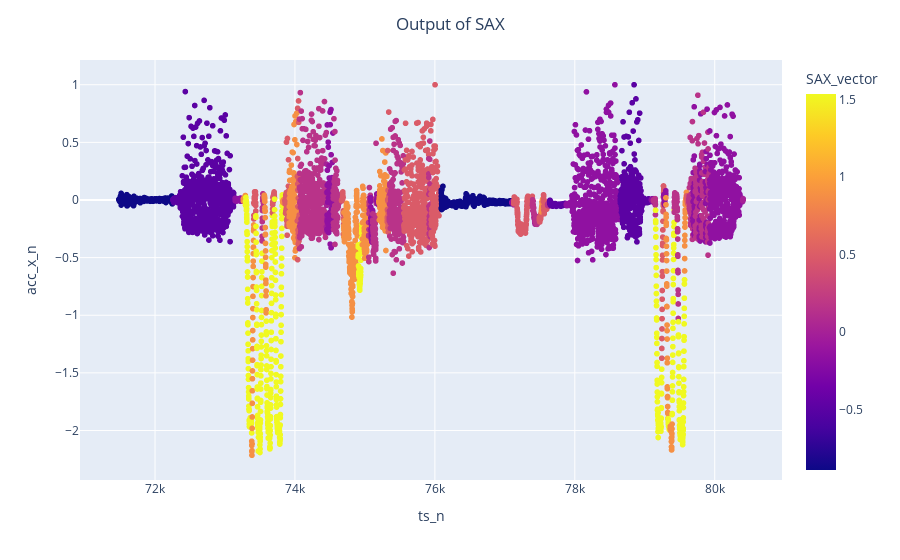
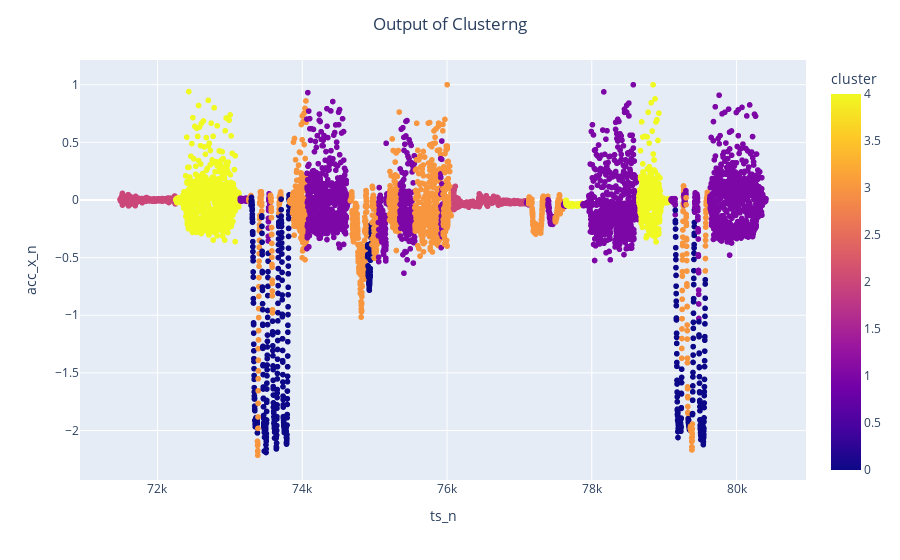
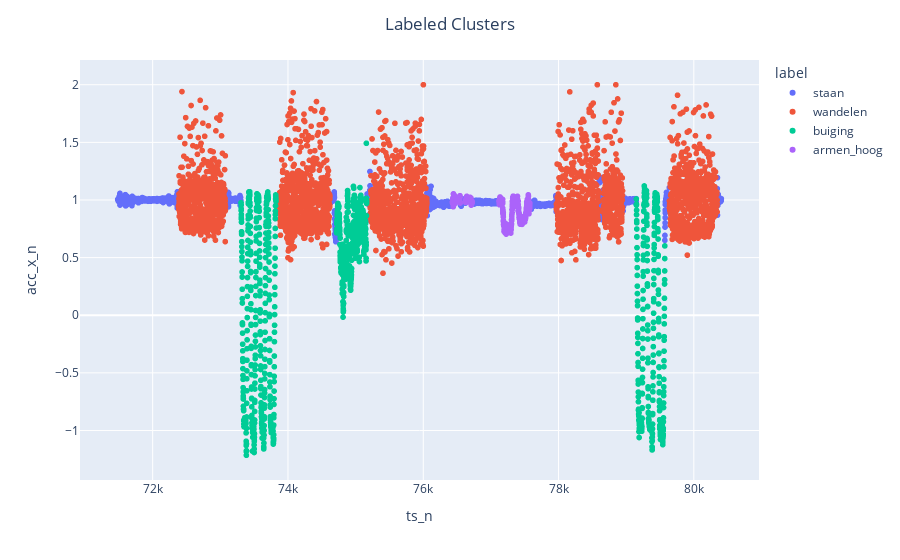
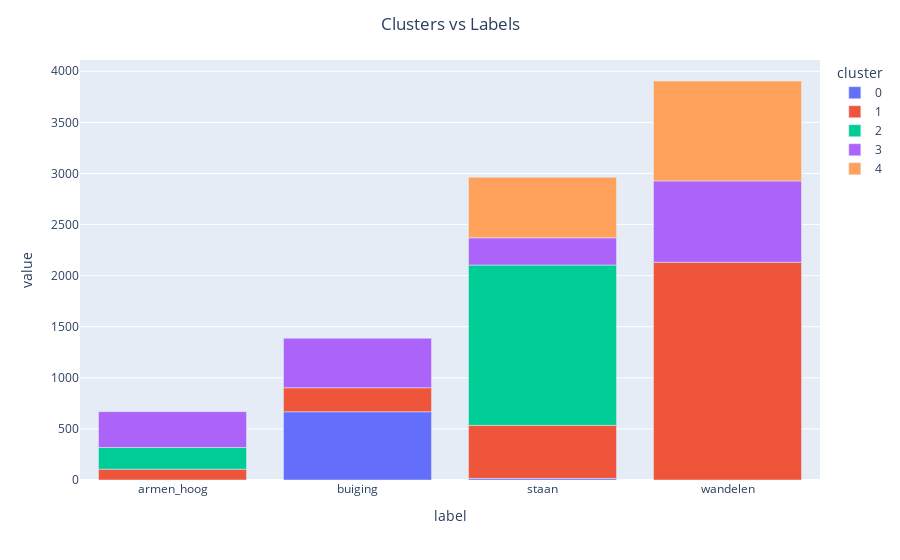

Source (notebook cell) for these figures, in order:
### Code cell
# user input 1
file_type = 'labeled' 
file_name = 'AW01-HBS-COMBINED-2022-11-8-14-16-48-1667918184-v1.4.3+lucina-buzz.csv'
features = ['acc_x_n','acc_y_n','acc_z_n']
y = 'acc_x_n'
preprocesses = ['filter','sax'] # write in order
model = 'k_means'
number_cluster = 5
data= user_input(file_type, file_name,features, preprocesses, model, number_cluster,y)
data.head()

### Figure 1 — Plotly figure (JSON) as saved in the notebook; plotly's stock layout.template omitted (floating-point values rounded to 4 significant figures; data arrays with more than 128 entries replaced by an {"elided": "..."} marker saying what was removed)
{"data": [{"hovertemplate": "ts_n=%{x}<br>acc_x_n=%{y}<br>SAX_vector=%{marker.color}<extra></extra>", "legendgroup": "", "marker": {"color": {"elided": "8925 float values"}, "coloraxis": "coloraxis", "symbol": "circle"}, "mode": "markers", "name": "", "showlegend": false, "type": "scattergl", "x": {"elided": "8925 int values"}, "xaxis": "x", "y": {"elided": "8925 float values"}, "yaxis": "y"}], "layout": {"coloraxis": {"colorbar": {"title": {"text": "SAX_vector"}}, "colorscale": [[0, "#0d0887"], [0.1111, "#46039f"], [0.2222, "#7201a8"], [0.3333, "#9c179e"], [0.4444, "#bd3786"], [0.5556, "#d8576b"], [0.6667, "#ed7953"], [0.7778, "#fb9f3a"], [0.8889, "#fdca26"], [1, "#f0f921"]]}, "legend": {"tracegroupgap": 0}, "margin": {"t": 60}, "title": {"text": "Output of SAX", "x": 0.5}, "xaxis": {"anchor": "y", "domain": [0, 1], "title": {"text": "ts_n"}}, "yaxis": {"anchor": "x", "domain": [0, 1], "title": {"text": "acc_x_n"}}}}

### Figure 2 — Plotly figure (JSON) as saved in the notebook; plotly's stock layout.template omitted (floating-point values rounded to 4 significant figures; data arrays with more than 128 entries replaced by an {"elided": "..."} marker saying what was removed)
{"data": [{"hovertemplate": "ts_n=%{x}<br>acc_x_n=%{y}<br>cluster=%{marker.color}<extra></extra>", "legendgroup": "", "marker": {"color": {"elided": "8925 int values"}, "coloraxis": "coloraxis", "symbol": "circle"}, "mode": "markers", "name": "", "showlegend": false, "type": "scattergl", "x": {"elided": "8925 int values"}, "xaxis": "x", "y": {"elided": "8925 float values"}, "yaxis": "y"}], "layout": {"coloraxis": {"colorbar": {"title": {"text": "cluster"}}, "colorscale": [[0, "#0d0887"], [0.1111, "#46039f"], [0.2222, "#7201a8"], [0.3333, "#9c179e"], [0.4444, "#bd3786"], [0.5556, "#d8576b"], [0.6667, "#ed7953"], [0.7778, "#fb9f3a"], [0.8889, "#fdca26"], [1, "#f0f921"]]}, "legend": {"tracegroupgap": 0}, "margin": {"t": 60}, "title": {"text": "Output of Clusterng", "x": 0.5}, "xaxis": {"anchor": "y", "domain": [0, 1], "title": {"text": "ts_n"}}, "yaxis": {"anchor": "x", "domain": [0, 1], "title": {"text": "acc_x_n"}}}}

### Figure 3 — Plotly figure (JSON) as saved in the notebook; plotly's stock layout.template omitted (floating-point values rounded to 4 significant figures; data arrays with more than 128 entries replaced by an {"elided": "..."} marker saying what was removed)
{"data": [{"hovertemplate": "label=staan<br>ts_n=%{x}<br>acc_x_n=%{y}<extra></extra>", "legendgroup": "staan", "marker": {"color": "#636efa", "symbol": "circle"}, "mode": "markers", "name": "staan", "showlegend": true, "type": "scattergl", "x": {"elided": "2964 int values"}, "xaxis": "x", "y": {"elided": "2964 float values"}, "yaxis": "y"}, {"hovertemplate": "label=wandelen<br>ts_n=%{x}<br>acc_x_n=%{y}<extra></extra>", "legendgroup": "wandelen", "marker": {"color": "#EF553B", "symbol": "circle"}, "mode": "markers", "name": "wandelen", "showlegend": true, "type": "scattergl", "x": {"elided": "3905 int values"}, "xaxis": "x", "y": {"elided": "3905 float values"}, "yaxis": "y"}, {"hovertemplate": "label=buiging<br>ts_n=%{x}<br>acc_x_n=%{y}<extra></extra>", "legendgroup": "buiging", "marker": {"color": "#00cc96", "symbol": "circle"}, "mode": "markers", "name": "buiging", "showlegend": true, "type": "scattergl", "x": {"elided": "1387 int values"}, "xaxis": "x", "y": {"elided": "1387 float values"}, "yaxis": "y"}, {"hovertemplate": "label=armen_hoog<br>ts_n=%{x}<br>acc_x_n=%{y}<extra></extra>", "legendgroup": "armen_hoog", "marker": {"color": "#ab63fa", "symbol": "circle"}, "mode": "markers", "name": "armen_hoog", "showlegend": true, "type": "scattergl", "x": {"elided": "669 int values"}, "xaxis": "x", "y": {"elided": "669 float values"}, "yaxis": "y"}], "layout": {"legend": {"title": {"text": "label"}, "tracegroupgap": 0}, "margin": {"t": 60}, "title": {"text": "Labeled Clusters", "x": 0.5}, "xaxis": {"anchor": "y", "domain": [0, 1], "title": {"text": "ts_n"}}, "yaxis": {"anchor": "x", "domain": [0, 1], "title": {"text": "acc_x_n"}}}}

### Figure 4 — Plotly figure (JSON) as saved in the notebook; plotly's stock layout.template omitted (floating-point values rounded to 4 significant figures)
{"data": [{"alignmentgroup": "True", "hovertemplate": "cluster=0<br>label=%{x}<br>value=%{y}<extra></extra>", "legendgroup": "0", "marker": {"color": "#636efa", "pattern": {"shape": ""}}, "name": "0", "offsetgroup": "0", "orientation": "v", "showlegend": true, "textposition": "auto", "type": "bar", "x": ["armen_hoog", "buiging", "staan", "wandelen"], "xaxis": "x", "y": [null, 668, 16, null], "yaxis": "y"}, {"alignmentgroup": "True", "hovertemplate": "cluster=1<br>label=%{x}<br>value=%{y}<extra></extra>", "legendgroup": "1", "marker": {"color": "#EF553B", "pattern": {"shape": ""}}, "name": "1", "offsetgroup": "1", "orientation": "v", "showlegend": true, "textposition": "auto", "type": "bar", "x": ["armen_hoog", "buiging", "staan", "wandelen"], "xaxis": "x", "y": [106, 235, 519, 2131], "yaxis": "y"}, {"alignmentgroup": "True", "hovertemplate": "cluster=2<br>label=%{x}<br>value=%{y}<extra></extra>", "legendgroup": "2", "marker": {"color": "#00cc96", "pattern": {"shape": ""}}, "name": "2", "offsetgroup": "2", "orientation": "v", "showlegend": true, "textposition": "auto", "type": "bar", "x": ["armen_hoog", "buiging", "staan", "wandelen"], "xaxis": "x", "y": [212, null, 1569, null], "yaxis": "y"}, {"alignmentgroup": "True", "hovertemplate": "cluster=3<br>label=%{x}<br>value=%{y}<extra></extra>", "legendgroup": "3", "marker": {"color": "#ab63fa", "pattern": {"shape": ""}}, "name": "3", "offsetgroup": "3", "orientation": "v", "showlegend": true, "textposition": "auto", "type": "bar", "x": ["armen_hoog", "buiging", "staan", "wandelen"], "xaxis": "x", "y": [351, 484, 266, 796], "yaxis": "y"}, {"alignmentgroup": "True", "hovertemplate": "cluster=4<br>label=%{x}<br>value=%{y}<extra></extra>", "legendgroup": "4", "marker": {"color": "#FFA15A", "pattern": {"shape": ""}}, "name": "4", "offsetgroup": "4", "orientation": "v", "showlegend": true, "textposition": "auto", "type": "bar", "x": ["armen_hoog", "buiging", "staan", "wandelen"], "xaxis": "x", "y": [null, null, 594, 978], "yaxis": "y"}], "layout": {"barmode": "relative", "legend": {"title": {"text": "cluster"}, "tracegroupgap": 0}, "margin": {"t": 60}, "title": {"text": "Clusters vs Labels", "x": 0.5}, "xaxis": {"anchor": "y", "domain": [0, 1], "title": {"text": "label"}}, "yaxis": {"anchor": "x", "domain": [0, 1], "title": {"text": "value"}}}}
